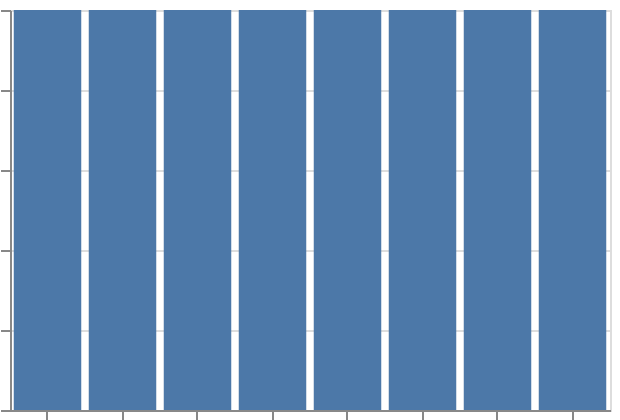

Here is the Vega-Lite specification saved for this chart:
### Vega-Lite specification from a JSON file in a GitHub repository (floating-point values rounded to 4 significant figures)
{"$schema": "https://vega.github.io/schema/vega-lite/v6.json", "padding": 5, "autosize": "none", "width": 300, "height": 200, "data": {"name": "table", "values": [{"c": "A", "g": "p", "x": 1, "y": 2, "v": 5, "t": "2024-01-15", "o": {"v": 3}, "IMDB Rating": 6.1, "d": "x1"}, {"c": "B", "g": "q", "x": 2, "y": 4, "v": 9, "t": "2024-02-20", "o": {"v": 7}, "IMDB Rating": 7.4, "d": "x2"}, {"c": "A", "g": "q", "x": 3, "y": 3, "v": 2, "t": "2024-03-05", "o": {"v": 1}, "IMDB Rating": 5.2, "d": "x1"}, {"c": "C", "g": "p", "x": 4, "y": 6, "v": 7, "t": "2024-05-30", "o": {"v": 4}, "IMDB Rating": 8.8, "d": "x3"}, {"c": "B", "g": "p", "x": 5, "y": 5, "v": 4, "t": "2024-07-11", "o": {"v": 9}, "IMDB Rating": 6.9, "d": "x2"}, {"c": "C", "g": "q", "x": 6, "y": 8, "v": 6, "t": "2024-09-02", "o": {"v": 2}, "IMDB Rating": 7.7, "d": "x3"}, {"c": "A", "g": "p", "x": 7, "y": 7, "v": 8, "t": "2024-11-25", "o": {"v": 5}, "IMDB Rating": 4.4, "d": "x1"}, {"c": "B", "g": "q", "x": 8, "y": 9, "v": 3, "t": "2024-12-31", "o": {"v": 8}, "IMDB Rating": 9.1, "d": "x2"}]}, "mark": "bar", "encoding": {"x": {"field": "t", "type": "ordinal", "timeUnit": "dayofyear"}, "y": {"aggregate": "count", "type": "quantitative"}}}
